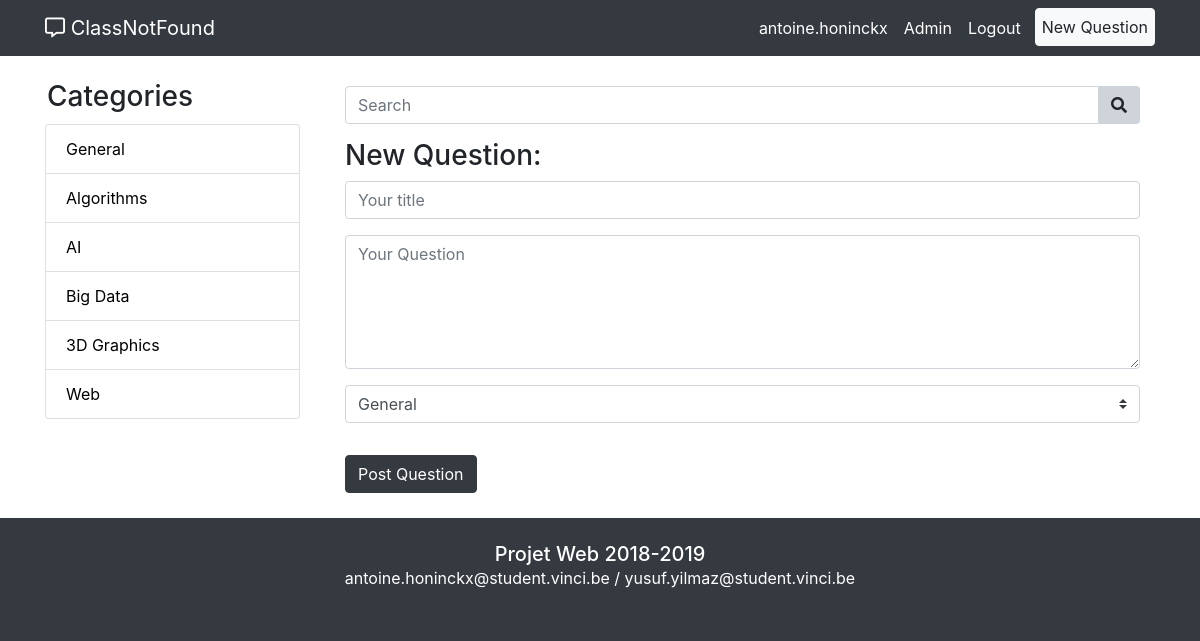
The page /index.php?action=newQuestion (signed in) on the database its author committed.
### tables this page shows
CREATE TABLE IF NOT EXISTS `categories` (
  `category_id` int(11) NOT NULL AUTO_INCREMENT,
  `name` varchar(25) NOT NULL,
  PRIMARY KEY (`category_id`),
  UNIQUE KEY `idx_name` (`name`)
);

### index.php (called while the page is built, shortened)
<?php
require_once(MODELS . 'Db.php');
$db = Db::getInstance();
$categories = $db->select_categories();
require_once(VIEWS . 'header.php');
switch ($_GET['action']) {
    case 'newQuestion':
        require_once(CONTROLLERS . 'NewQuestionController.php');
        $controller = new NewQuestionController($db);
        break;
}
$controller->run();
require_once(VIEWS . 'footer.php');

### models/Db.php (called while the page is built, shortened)
<?php
class Db
{
    private static $instance = null;
    private $_db;
    private function __construct()
    {
        try {
            $this->_db = new PDO('mysql:host=localhost;dbname=projet;charset=utf8', 'root', '');
            $this->_db->setAttribute(PDO::ATTR_ERRMODE, PDO::ERRMODE_EXCEPTION);
            $this->_db->setAttribute(PDO::ATTR_DEFAULT_FETCH_MODE, PDO::FETCH_OBJ);
        } catch (PDOException $e) {
            die('Error: connexion to database failed : ' . $e->getMessage());
        }
    }
    public static function getInstance()
    {
        if (is_null(self::$instance)) {
            self::$instance = new Db();
        }
        return self::$instance;
    }
    public function select_categories()
    {
        $query = 'SELECT * FROM categories ORDER BY category_id ASC';
        $ps = $this->_db->prepare($query);
        $ps->execute();
        $categories = array();
        while ($row = $ps->fetch()) {
            $categories[] = new Category($row->category_id, $row->name);
        }
        return $categories;
    }
}

### models/Category.class.php (called while the page is built, shortened)
<?php
class Category
{
    private $_id;
    private $_name;
    function __construct($id, $name)
    {
        $this->_id = $id;
        $this->_name = $name;
    }
    public function id()
    {
        return $this->_id;
    }
    public function html_name()
    {
        return htmlspecialchars($this->_name);
    }
}

### controllers/NewQuestionController.php (called while the page is built, shortened)
<?php
class NewQuestionController
{
    private $_db;
    public function __construct($db)
    {
        $this->_db = $db;
    }
    public function run()
    {
        $categories = $this->_db->select_categories();
        require_once(VIEWS . 'newQuestion.php');
    }
}

### views/newQuestion.php (the view, shortened to what this page needs)
<div class="container">
    <h3>New Question:</h3>
    <form action="index.php?action=newQuestion" method="post">
        <div class="form-group">
            <input type="text" class="form-control" placeholder="Your title" name="question_title"/>
        </div>
        <div class="form-group">
            <textarea class="form-control" name="question_text" rows="5" placeholder="Your Question"></textarea>
        </div>
        <div class="form-group">
            <select class="browser-default custom-select custom-select-md mb-3" name="question_category_id">
                <option selected
                        value="<?php echo $categories[0]->id(); ?>"><?php echo $categories[0]->html_name(); ?></option>
            </select>
        </div>
        <input class="btn btn-dark" type="submit" name="form_question" value="Post Question">
    </form>
</div>

### views/header.php (shortened to what this page needs)
<!DOCTYPE html>
<html lang="en">
<head>
    <link rel="stylesheet" href="<?php echo VIEWS ?>CSS/bootstrap.min.css">
    <link rel="stylesheet" href="<?php echo VIEWS ?>CSS/font-awesome-all.css">
    <link rel="stylesheet" href="<?php echo VIEWS ?>CSS/style.css">
</head>
<body>
<nav class="navbar navbar-expand-md navbar-dark bg-dark fixed-top">
    <div class="container">
        <a class="navbar-brand" href="index.php?action=homepage"><i class="far fa-comment-alt"></i> ClassNotFound</a>
        <div class="collapse navbar-collapse" id="navbarResponsive">
            <ul class="navbar-nav ml-auto">
                <?php if(empty($_SESSION['logged'])) { ?>
                <li class="nav-item">
                    <a class="nav-link" href="index.php?action=register">Register</a>
                </li>
                <?php } else { ?>
                <li class="nav-item">
                    <a class="nav-link" href="index.php?action=profile"><?php echo $_SESSION['login']; ?></a>
                </li>
                <?php } ?>
                <?php if(!empty($_SESSION['admin'])) { ?>
                <li class="nav-item">
                    <a class="nav-link" href="index.php?action=admin">Admin</a>
                </li>
                <?php } ?>
                <li class="nav-item">
                    <a class="nav-link" href="index.php?action=<?php echo empty($_SESSION['logged']) ? 'login">Login' : 'logout">Logout'?></a>
                </li>
                <li class="nav-item">
                    <a id="btn-new-question" class="nav-link" href="index.php?action=newQuestion"><button id="btn-new-question" class="btn btn-light" type="button">New Question</button></a>
                </li>
            </ul>
        </div>
    </div>
</nav>
<section id="main">
    <div class="container">
        <div class="row">
            <div class="col-md-3">
                <h3 id="categories" class="my-4">Categories</h3>
                <div class="list-group">
                    <?php foreach ($categories as $i => $category) { ?>
                    <a href="index.php?action=category&id=<?php echo $category->id(); ?>" class="list-group-item category"><?php echo $category->html_name(); ?></a>
                    <?php } ?>
                </div>
            </div>
            <div class="col-md-9">
                <div class="container-fluid form-search">
                    <form action="index.php?action=search" method="post">
                        <div class="input-group">
                            <input class="form-control" type="text" placeholder="Search" name="search" <?php if(isset($_POST['search'])) echo 'value="' . htmlspecialchars($_POST['search']) . '"' ?>>
                            <div class="input-group-btn">
                            <button id="btn-search" class="btn btn-default" type="submit" name="form_search"><i class="fas fa-search"></i></button>
                            </div>
                        </div>
                    </form>
                </div>

### views/CSS/style.css (style rules this page uses)
body { padding-top: 56px; background-color: #343A40; }
a#btn-new-question { padding: 0px 0px 0px 6px; }
button#btn-new-question { padding: 6px; }
.list-group { margin-bottom: 10px !important; }
#categories { margin-bottom: 10px !important; margin-left: 2px; }
a.list-group-item { text-decoration: none; color: black; }
.form-search { margin-top: 30px; margin-bottom: 15px; }
#btn-search { background-color: #CED4DA; border: 1px solid #CED4DA; border-bottom-left-radius: 0px; border-top-left-radius: 0px; border-left: none; }
section#main { background-color: #fff; padding-bottom: 25px; }
a.nav-link { color: #FFF !important; }

### rows shown on the page
categories: name "General", question_category_id "General"
categories: name "Algorithms"
categories: name "AI"
categories: name "Big Data"
categories: name "3D Graphics"
categories: name "Web"

### other values the page prints
$_SESSION['login'] "antoine.honinckx"
